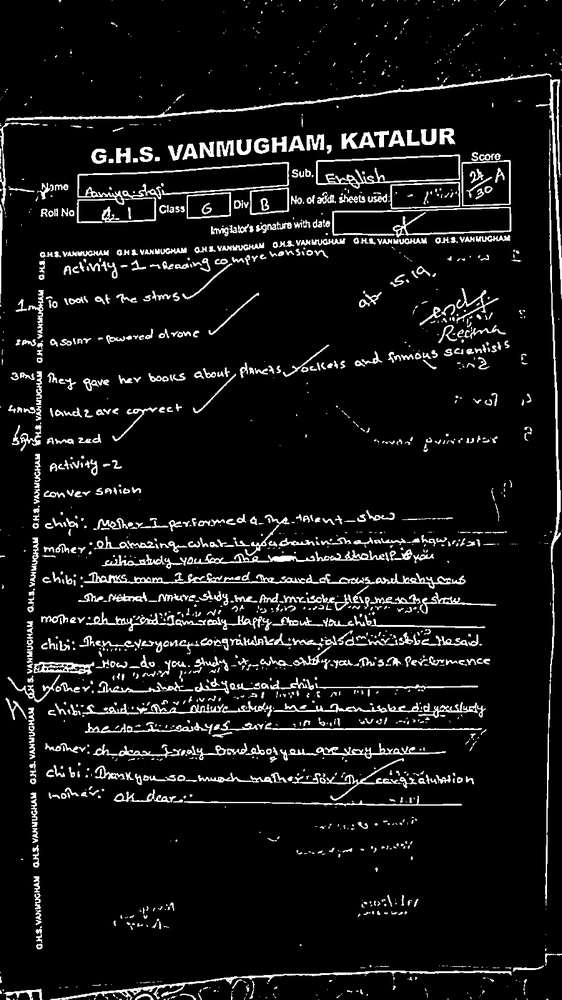
#> input picture debug_images/01_thresh.jpg, 562 x 1000 px, shrunk from 900 x 1600 before the run
$ python test_tesseract.py
#> lines starting #> are read from the running program, lines starting #| are printed output that depends on the picture
import cv2
import pytesseract

img = cv2.imread('debug_images/01_thresh.jpg', cv2.IMREAD_GRAYSCALE)
#> img is the input picture: shape (1000, 562); min 0, max 255, mean 21.4
img_inv = cv2.bitwise_not(img)
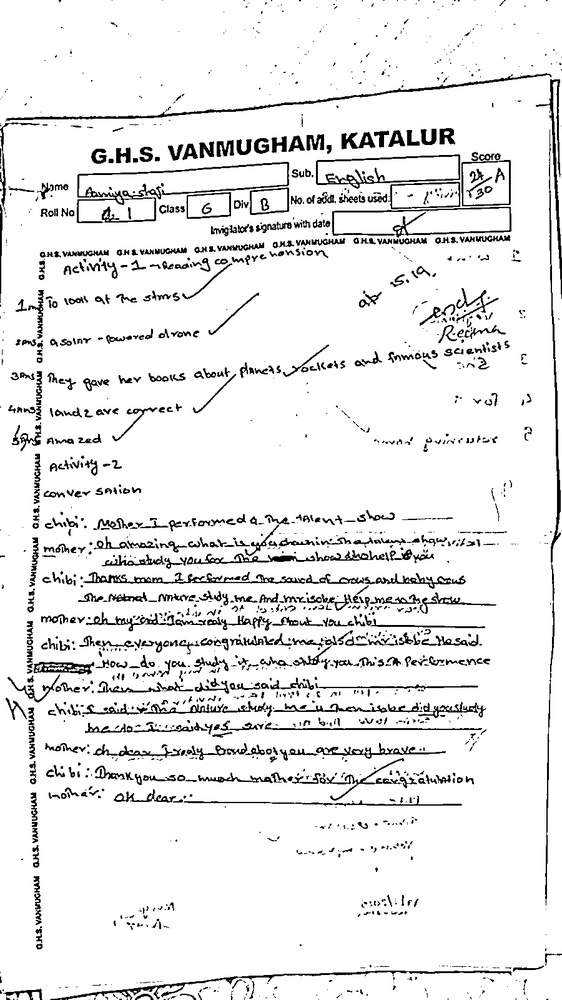
#> img_inv: shape (1000, 562); min 0, max 255, mean 233.6
#> (the run stopped early here; a loop or call above may not have finished)
